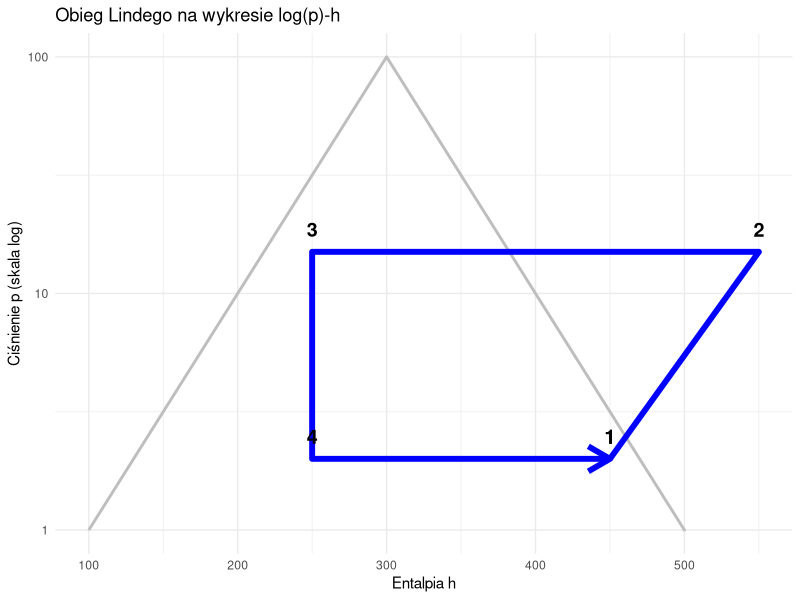

R code for this plot:
## ---- chunk 1
#| label: logph-diagram
#| echo: false
#| fig-width: 8
#| fig-height: 5

library(ggplot2)

# Simplified Saturation Curve (Bell shape focused on p-h)
h_sat_liq <- seq(100, 300, length.out=50)
p_sat_liq <- 10^( (h_sat_liq-100)/100 ) # Log scale simulation
h_sat_vap <- seq(300, 500, length.out=50)
p_sat_vap <- 10^( (500-h_sat_vap)/100 )

dome <- data.frame(
  h = c(h_sat_liq, rev(h_sat_vap)),
  p = c(p_sat_liq, rev(p_sat_vap))
)

# Cycle Points
# 1: Compressor Inlet (Saturated Vapor)
h1 <- 450; p1 <- 2
# 2: Compressor Outlet (Superheated)
h2 <- 550; p2 <- 15
# 3: Condenser Outlet (Saturated Liquid)
h3 <- 250; p3 <- 15
# 4: Expansion Valve Outlet (Mixture) - Isenthalpic! h4=h3
h4 <- 250; p4 <- 2

cycle <- data.frame(
  h = c(h1, h2, h3, h4, h1),
  p = c(p1, p2, p3, p4, p1),
  label = c("1", "2", "3", "4", "1")
)

ggplot() +
  # Dome
  geom_path(data=dome, aes(x=h, y=p), color="grey", size=1) +
  # Cycle
  geom_path(data=cycle, aes(x=h, y=p), color="blue", size=2, arrow=arrow()) +
  geom_text(data=cycle, aes(x=h, y=p, label=label), vjust=-1, fontface="bold", size=5) +
  
  scale_y_log10() +
  labs(title="Obieg Lindego na wykresie log(p)-h", x="Entalpia h", y="Ciśnienie p (skala log)") +
  theme_minimal()
